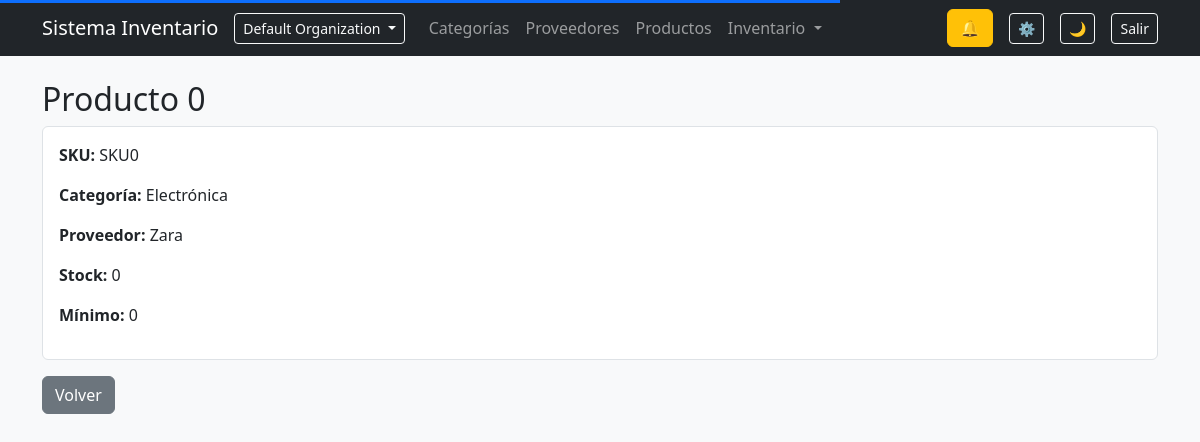
The app's page /productos/1/ (signed in) with its own data.
### organizations/models.py (models this page shows, shortened)
class Organization(models.Model):
    name = models.CharField(max_length=150)
    slug = models.SlugField(unique=True)
    owner = models.ForeignKey(
        User,
        on_delete=models.CASCADE,
        related_name="owned_organizations"
    )
    created_at = models.DateTimeField(auto_now_add=True)
    class Meta:
        ordering = ["name"]

### products/models.py (models this page shows, shortened)
class Product(models.Model):
    organization = models.ForeignKey(
        Organization,
        on_delete=models.CASCADE,
        related_name="products",
        db_index=True,
    )
    name = models.CharField(max_length=150, db_index=True)
    sku = models.CharField(max_length=50, db_index=True)
    category = models.ForeignKey(
        Category,
        on_delete=models.SET_NULL,
        null=True,
        related_name='products'
    )
    supplier = models.ForeignKey(
        Supplier,
        on_delete=models.SET_NULL,
        null=True,
        blank=True,
        related_name='products'
    )
    stock = models.IntegerField(default=0)
    min_stock = models.IntegerField(default=0)
    cost_price = models.DecimalField(max_digits=10, decimal_places=2, default=0)
    sale_price = models.DecimalField(max_digits=10, decimal_places=2, default=0)
    image = models.ImageField(upload_to=product_image_path, blank=True, null=True)
    last_low_stock_alert = models.DateTimeField(null=True, blank=True)
    created_at = models.DateTimeField(auto_now_add=True)
    updated_at = models.DateTimeField(auto_now=True)
    class Meta:
        ordering = ['name']
        unique_together = ("organization", "sku")
        indexes = [
            models.Index(fields=["organization", "name"]),
            models.Index(fields=["organization", "sku"]),
        ]

### categories/models.py (models this page shows)
class Category(models.Model):
    organization = models.ForeignKey(
        Organization,
        on_delete=models.CASCADE,
        related_name="categories",
        db_index=True,
    )
    name = models.CharField(max_length=100, db_index=True)
    description = models.TextField(blank=True)
    parent = models.ForeignKey(
        'self',
        on_delete=models.SET_NULL,
        null=True,
        blank=True,
        related_name='subcategories'
    )
    class Meta:
        ordering = ['name']
        unique_together = ("organization", "name")
        indexes = [
            models.Index(fields=["organization", "name"]),
        ]
    def __str__(self):
        return self.name

### suppliers/models.py (models this page shows)
class Supplier(models.Model):
    organization = models.ForeignKey(
        Organization,
        on_delete=models.CASCADE,
        related_name="suppliers",
        db_index=True,
    )
    name = models.CharField(max_length=150, db_index=True)
    contact_name = models.CharField(max_length=100, blank=True)
    email = models.EmailField(blank=True)
    phone = models.CharField(max_length=20, blank=True)
    address = models.TextField(blank=True)
    lead_time_days = models.PositiveIntegerField(default=0)
    default_order_quantity = models.PositiveIntegerField(default=0, blank=True)
    class Meta:
        ordering = ['name']
        unique_together = ("organization", "name")
        indexes = [
            models.Index(fields=["organization", "name"]),
        ]
    def __str__(self):
        return self.name

### products/views.py (the view)
# urls.py: path("<int:pk>/", product_detail, name="product_detail"),
def product_detail(request, pk):
    product = get_object_or_404(
        Product,
        pk=pk,
        organization=request.organization
    )
    return render(request, "products/detail.html", {"product": product})

### accounts/permissions.py (called while the page is built, shortened)
def _get_membership(user):
    if not user or not user.is_authenticated:
        return None
    request = getattr(user, "_request", None)
    membership = user.memberships.filter(is_active=True).first()
    return membership

def _has_role(user, roles):
    membership = _get_membership(user)
    if not membership:
        return False
    return membership.role in roles

def _is_owner(user):
    return _has_role(user, [Membership.Roles.OWNER])

def _is_admin(user):
    return _has_role(user, [Membership.Roles.OWNER, Membership.Roles.ADMIN])

def _is_manager(user):
    return _has_role(user, [
        Membership.Roles.OWNER,
        Membership.Roles.ADMIN,
        Membership.Roles.MANAGER
    ])

def _is_staff(user):
    return _has_role(user, [
        Membership.Roles.OWNER,
        Membership.Roles.ADMIN,
        Membership.Roles.MANAGER,
        Membership.Roles.STAFF
    ])

def can_view_products(user):
    return _is_staff(user)

def can_create_products(user):
    return _is_manager(user)

def can_edit_products(user):
    return _is_manager(user)

def can_delete_products(user):
    return _is_admin(user)

def can_export_products(user):
    return _is_manager(user)

def can_view_categories(user):
    return _is_staff(user)

def can_manage_categories(user):
    return _is_manager(user)

def can_view_suppliers(user):
    return _is_staff(user)

def can_manage_suppliers(user):
    return _is_manager(user)

def can_view_locations(user):
    return _is_staff(user)

def can_manage_locations(user):
    return _is_admin(user)

def can_view_inventory(user):
    return _is_staff(user)

def can_create_inventory(user):
    return _is_staff(user)

def can_edit_inventory(user):
    return _is_manager(user)

def can_confirm_inventory(user):
    return _is_manager(user)

def can_view_transfers(user):
    return _is_staff(user)

def can_create_transfer(user):
    return _is_staff(user)

def can_confirm_transfer(user):
    return _is_manager(user)

def can_view_orders(user):
    return _is_staff(user)

def can_create_order(user):
    return _is_manager(user)

def can_edit_order(user):
    return _is_manager(user)

def can_send_order(user):
    return _is_manager(user)

def can_cancel_order(user):
    return _is_manager(user)

def can_receive_order(user):
    return _is_staff(user)

def can_view_audit(user):
    return _is_owner(user) or _is_admin(user) or _is_manager(user)

def can_manage_notifications(user):
    return _is_manager(user)

### products/templates/products/detail.html (shortened to what this page needs)
{% extends 'base.html' %}
{% block content %}
<h2>{{ product.name }}</h2>
<div class="card p-3 mb-3">
    <p><strong>SKU:</strong> {{ product.sku }}</p>
    <p><strong>Categoría:</strong> {{ product.category }}</p>
    <p><strong>Proveedor:</strong> {{ product.supplier }}</p>
    <p><strong>Stock:</strong> {{ product.stock }}</p>
    <p><strong>Mínimo:</strong> {{ product.min_stock }}</p>
</div>
<a href="{% url 'product_list' %}" class="btn btn-secondary">Volver</a>
{% endblock %}

### templates/partials/navbar.html (shortened to what this page needs)
<nav class="navbar navbar-expand-lg navbar-dark bg-dark mb-4">
    <div class="container">
        <a class="navbar-brand" href="{% url 'dashboard' %}">Sistema Inventario</a>
        <div class="collapse navbar-collapse" id="navbarMain">
            <div class="dropdown me-3">
                <button class="btn btn-sm btn-outline-light dropdown-toggle" data-bs-toggle="dropdown">
                    {{ organization.name }}
                </button>
            </div>
            <ul class="navbar-nav me-auto mb-2 mb-lg-0">
                <li class="nav-item"><a href="/categorias/" class="nav-link">Categorías</a></li>
                <li class="nav-item"><a href="/proveedores/" class="nav-link">Proveedores</a></li>
                <li class="nav-item"><a href="/productos/" class="nav-link">Productos</a></li>
                <li class="nav-item dropdown">
                    <a class="nav-link dropdown-toggle" href="#" data-bs-toggle="dropdown">
                        Inventario
                    </a>
                </li>
            </ul>
            <div class="d-flex align-items-center gap-3 me-3">
                <div id="notifications-bell"
                     hx-get="{% url 'notifications:notifications_counter' %}"
                     hx-trigger="load, inventory:notifications_updated from:body"
                     hx-target="this"
                     hx-swap="outerHTML">
                    {% include 'notifications/partials/bell.html' %}
                </div>
                <a href="{% url 'notification_preferences' %}"
                   class="btn btn-sm btn-outline-light"
                   title="Configurar notificaciones">
                    ⚙️
                </a>
            </div>
            <button id="themeToggle" class="btn btn-sm btn-outline-light me-3">🌙</button>
            <form method="post" action="{% url 'logout' %}">
                <button class="btn btn-sm btn-outline-light">Salir</button>
            </form>
        </div>
    </div>
</nav>

### static/css/core.css (style rules this page uses)
:root { --bg: #f8f9fa; --text: #212529; --card: #ffffff; --border: #dee2e6; }
body { background: var(--bg); color: var(--text); transition: background .25s ease, color .25s ease; }
.card { background: var(--card); border-color: var(--border); }

### dashboard/static/dashboard/css/dashboard.css (style rules this page uses)
:root { --section-bg: #ffffff; --sub-bg: #414040; --sub-text: #fafafa; }
.card { background-color: var(--section-bg); }

### records on screen
Organization: name "Default Organization"
Product: name "Producto 0", sku "SKU0", category "Electrónica", supplier "Zara", stock "0", min_stock "0"
